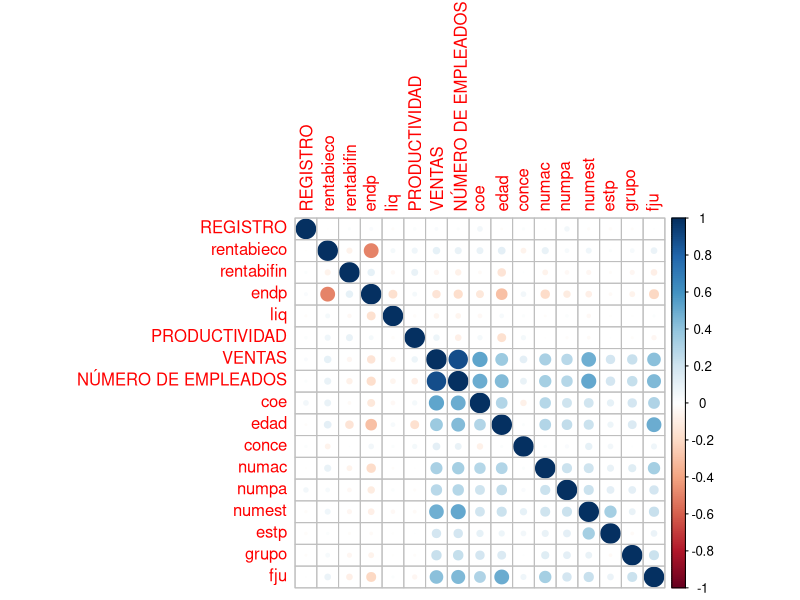

Source code (R):
library(readxl)
library(xtable)
library(corrplot)

data <- read_excel("datos.xlsx")
data_numeric <- data[-2]

print.xtable(xtable(t(summary(data_numeric))), type="latex", file="my_summary.tex", floating.environment="sidewaystable")

corr_matrix <- cor(data_numeric)

pdf("correlation_matrix.pdf",width=6,height=6)
corrplot(corr_matrix)
dev.off
